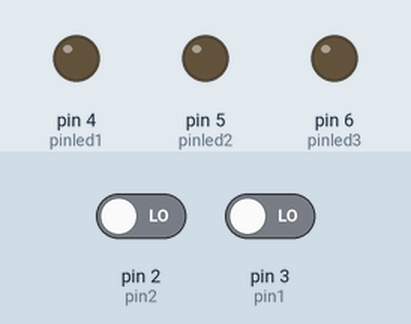
Recording of a sketch running on a simulated Arduino Uno, built with avr-gcc and run on an emulated ATmega328P. Parts: output pins drawn as LEDs (lit = HIGH). Inputs (shaded band) come from the test bench; at power-on: pin 2 (pin2) LOW, pin 3 (pin1) LOW.

Above: at 1.2 s.
1.3 s: pin 2 (pin2) driven HIGH
At 2.1 s:
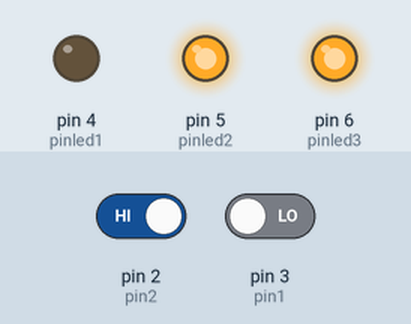
2.8 s: pin 3 (pin1) driven HIGH
At 3.3 s:
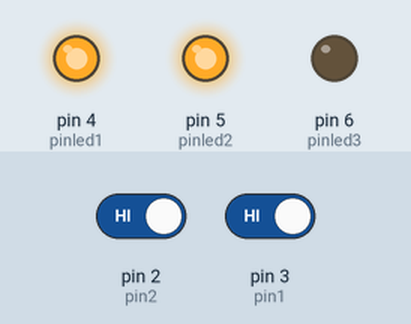
4.3 s: pin 3 (pin1) driven LOW
At 5.5 s:
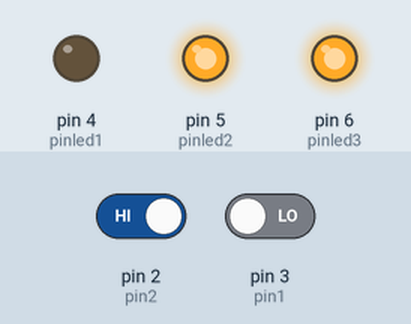
5.8 s: pin 2 (pin2) driven LOW
At 6.8 s:
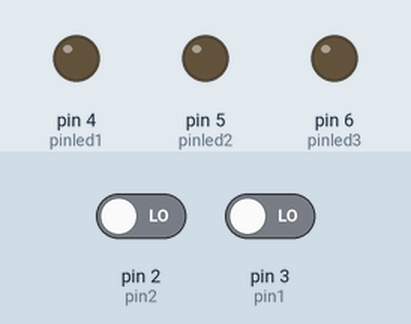
Timing chart, 0 to 8.3 s (numbered marks = the images above; inputs shaded):
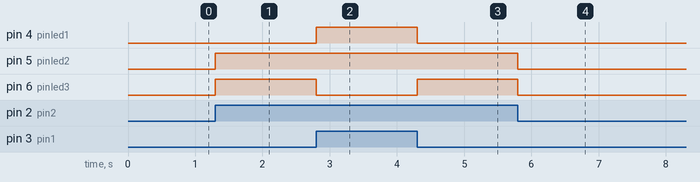

The sketch:

sketch_may13ba_acenderledporbotao.ino
```cpp
const int pin1 = 3;
const int pin2 = 2;
const int pinled1 = 4;
const int pinled2 = 5;
const int pinled3 = 6;
bool but1 = false;
bool but2 = false;
void setup() {
  pinMode(pinled1, OUTPUT);
  pinMode(pinled2, OUTPUT);
  pinMode(pinled3, OUTPUT);
  pinMode(pin1, INPUT);
  pinMode(pin2, INPUT);
}

void loop() {
  but1 = digitalRead(pin1);
  but2 = digitalRead(pin2);
    if (but1 && but2) {  //Quando há apenas variáveis no IF, presume-se que é TRUE, se houver um ! na frente, é FALSE.
      digitalWrite(pinled1, HIGH);
    }
    else{
      digitalWrite(pinled1, LOW);
    }
    if (but1 || but2){
      digitalWrite(pinled2, HIGH);
    }
    else{
      digitalWrite(pinled2, LOW);
    }
    if (but1 ^ but2){
      digitalWrite(pinled3, HIGH);
    }
    else{
      digitalWrite(pinled3, LOW);
    }
}
```

Measured:
- after the input at 1.3 s, pin 5 (pinled2), pin 6 (pinled3): LOW → HIGH at once
- after the input at 2.8 s, pin 4 (pinled1): LOW → HIGH at once; pin 6 (pinled3): HIGH → LOW at once
- after the input at 4.3 s, pin 4 (pinled1): HIGH → LOW at once; pin 6 (pinled3): LOW → HIGH at once
- after the input at 5.8 s, pin 5 (pinled2), pin 6 (pinled3): HIGH → LOW at once
